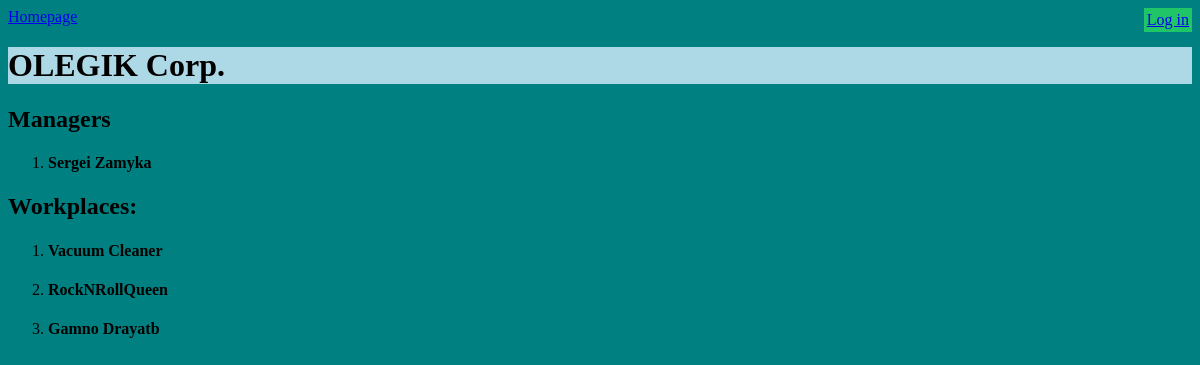
The page /1 on the database its author committed.
### polls/models.py (models this page shows, shortened)
class Company(models.Model):
    company_name = models.CharField(max_length=200)

class Manager(models.Model):
    name = models.CharField(max_length=200)
    company = models.ForeignKey(Company, on_delete=models.CASCADE)

class Job(models.Model):
    name = models.CharField(max_length=200)
    company = models.ForeignKey(Company, on_delete=models.CASCADE)

### polls/views.py (the view)
# urls.py: path('<int:pk>', views.CompanyDetailsView.as_view(), name='get_details'),
class CompanyDetailsView(generic.DetailView):
    template_name = 'polls/company_details.html'
    model = Company

### polls/templates/polls/company_details.html
{% extends 'polls/base.html' %}
{% load i18n %}
{% block content %}
<h1>{{company.company_name}}</h1>
<h2>{% trans "Managers" %}</h2>
{% if company.manager_set.all %}
	<ol>
		{% for manager in company.manager_set.all %}
		<li><h4>{{ manager.name }}</h4></li>
		{% endfor %}
	</ol>
{% else %}
<p>No details</p>
{% endif %}
<h2>{% trans "Workplaces:" %}</h2>
{% if company.job_set.all %}
	<ol>
		{% for job in company.job_set.all %}
		<li>
			<h4>{{ job.name }}</h4>
		</li>
		{% endfor %}
	</ol>
{% else %}
	<p>{% trans "No details" %}</p>
{% endif %}
{% endblock %}

### polls/static/css/style.css (style rules this page uses)
h1 { background-color: lightblue; }
body { background-color: teal; }

### rows shown on the page
Company: company_name "OLEGIK Corp."
Manager: name "Sergei Zamyka"
Job: name "Vacuum Cleaner"
Job: name "RockNRollQueen"
Job: name "Gamno Drayatb"
